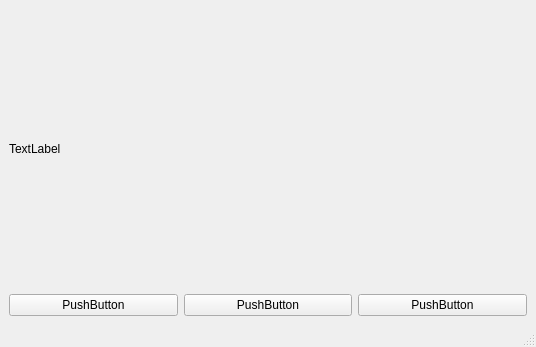
<?xml version="1.0" encoding="UTF-8"?>
<ui version="4.0">
 <class>MainWindow</class>
 <widget class="QMainWindow" name="MainWindow">
  <property name="geometry">
   <rect>
    <x>0</x>
    <y>0</y>
    <width>536</width>
    <height>347</height>
   </rect>
  </property>
  <property name="windowTitle">
   <string>MainWindow</string>
  </property>
  <widget class="QWidget" name="centralwidget">
   <layout class="QVBoxLayout" name="verticalLayout">
    <item>
     <widget class="QLabel" name="label">
      <property name="text">
       <string>TextLabel</string>
      </property>
     </widget>
    </item>
    <item>
     <layout class="QHBoxLayout" name="horizontalLayout">
      <item>
       <widget class="QPushButton" name="pushButton">
        <property name="text">
         <string>PushButton</string>
        </property>
       </widget>
      </item>
      <item>
       <widget class="QPushButton" name="pushButton_3">
        <property name="text">
         <string>PushButton</string>
        </property>
       </widget>
      </item>
      <item>
       <widget class="QPushButton" name="guide">
        <property name="text">
         <string>PushButton</string>
        </property>
       </widget>
      </item>
     </layout>
    </item>
   </layout>
  </widget>
  <widget class="QMenuBar" name="menubar">
   <property name="geometry">
    <rect>
     <x>0</x>
     <y>0</y>
     <width>536</width>
     <height>20</height>
    </rect>
   </property>
  </widget>
  <widget class="QStatusBar" name="statusbar"/>
 </widget>
 <resources/>
 <connections/>
</ui>
